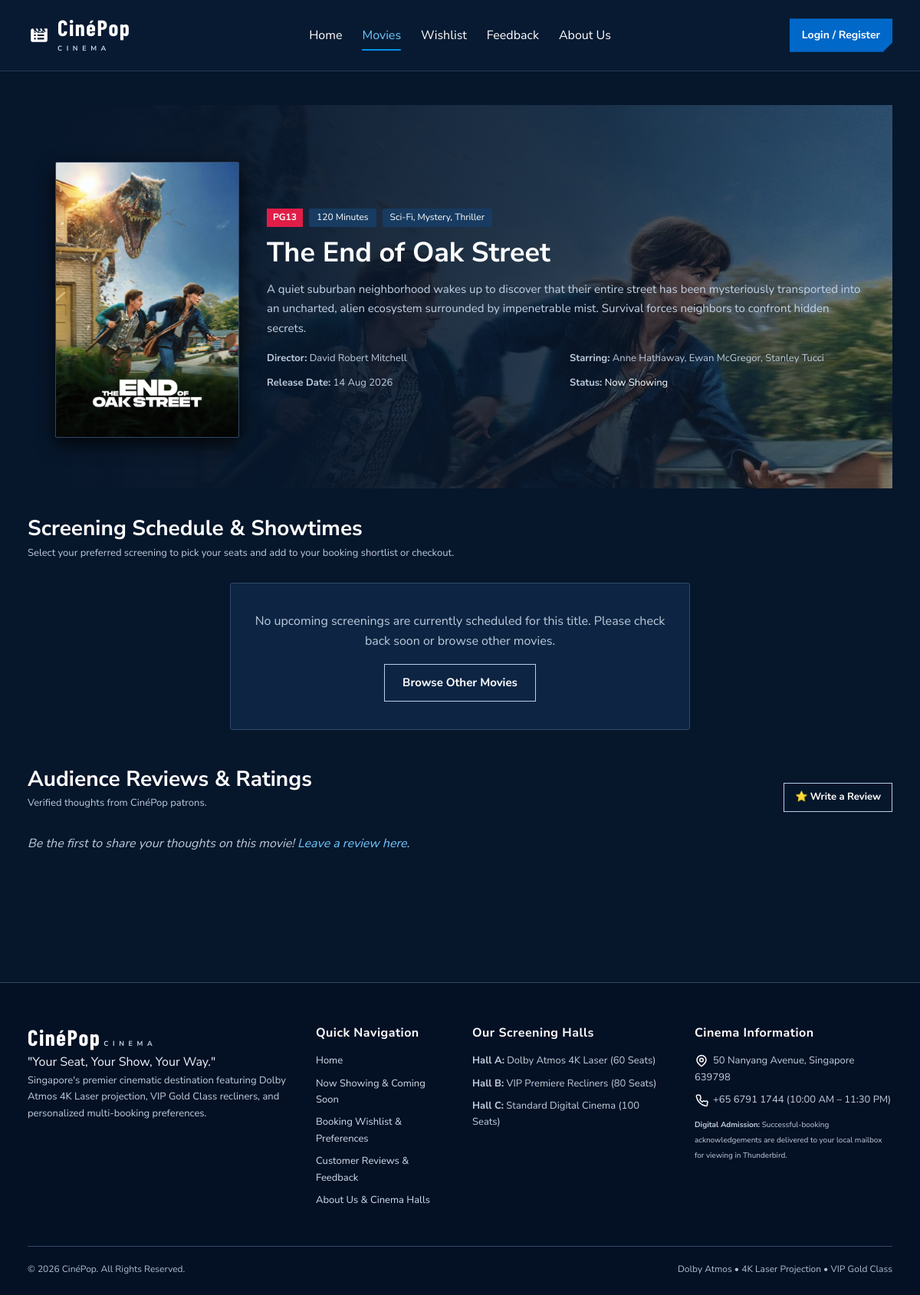
/movie_details.php?id=4, run on an earlier commit of the app's database.
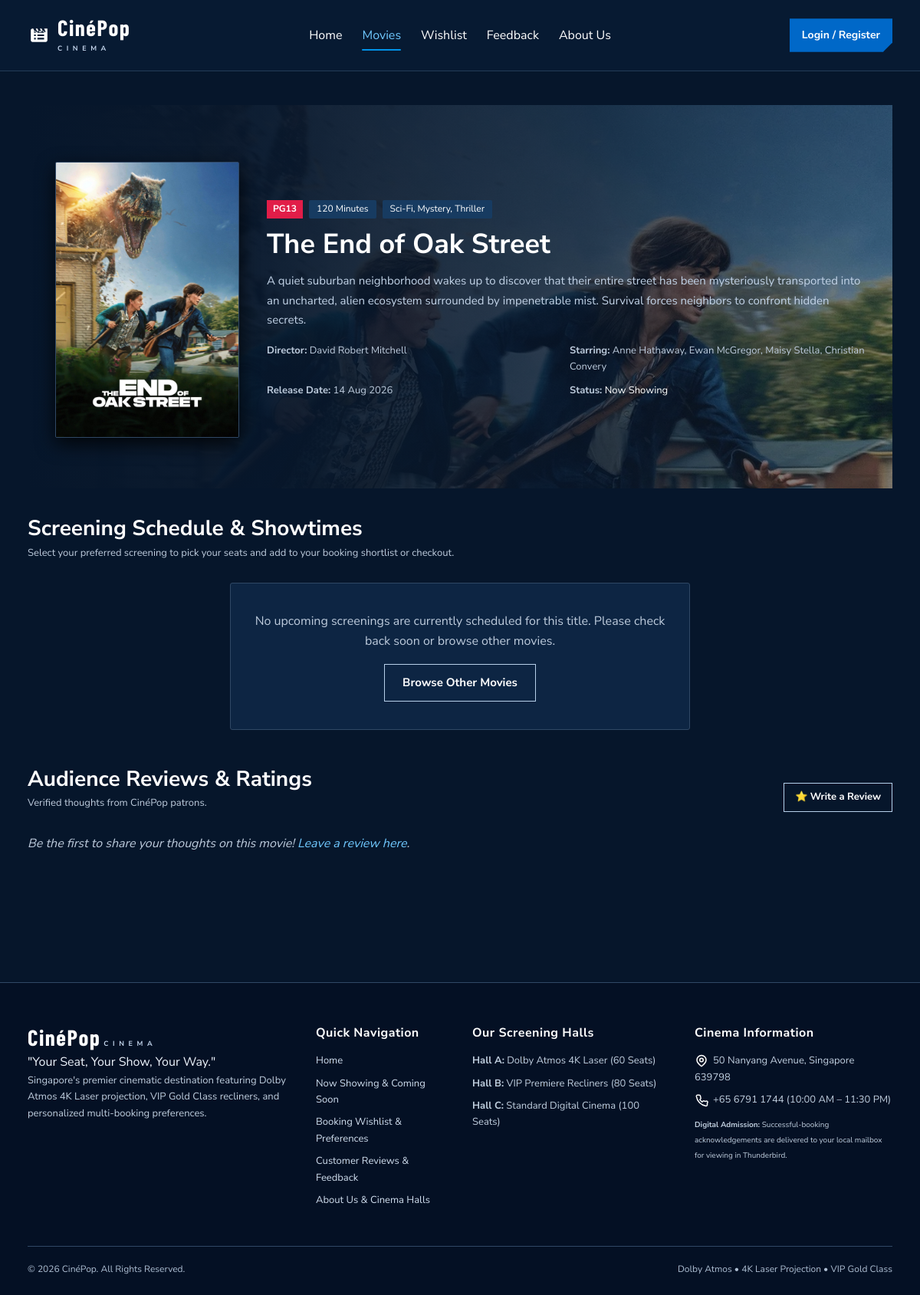
And on a later commit of the database.
### tables this page shows
CREATE TABLE `movies` (
  `movie_id` INT AUTO_INCREMENT PRIMARY KEY,
  `title` VARCHAR(150) NOT NULL,
  `synopsis` TEXT NOT NULL,
  `genre` VARCHAR(100) NOT NULL,
  `duration_minutes` INT NOT NULL,
  `rating` VARCHAR(10) NOT NULL,  
  `director` VARCHAR(100) NOT NULL,
  `cast` VARCHAR(255) NOT NULL,
  `poster_image` VARCHAR(255) NOT NULL,
  `backdrop_image` VARCHAR(255) DEFAULT '',
  `trailer_url` VARCHAR(255) DEFAULT '',
  `status` ENUM('now_showing', 'coming_soon') DEFAULT 'now_showing',
  `release_date` DATE NOT NULL,
  `created_at` DATETIME DEFAULT CURRENT_TIMESTAMP
);

### movie_details.php (the view, shortened to what the changed rows need)
<?php
require_once __DIR__ . '/includes/db_connect.php';
$movieId = isset($_GET['id']) ? (int)$_GET['id'] : 0;
$stmt = $conn->prepare("SELECT * FROM movies WHERE movie_id = ?");
$stmt->bind_param("i", $movieId);
$stmt->execute();
$movie = $stmt->get_result()->fetch_assoc();
require_once __DIR__ . '/includes/header.php';
$backdropImg = '';
$backdropFile = $movie['backdrop_image'] ?? '';
if (
    $backdropFile !== '' &&
    file_exists(__DIR__ . '/images/' . $backdropFile)
) {
    $backdropImg = 'images/' . $backdropFile;
} elseif (
    !empty($movie['poster_image']) &&
    file_exists(__DIR__ . '/images/posters/' . $movie['poster_image'])
) {
    $backdropImg = 'images/posters/' . $movie['poster_image'];
}
if ($backdropImg !== '') {
    $backdropImg .= '?v=' . filemtime(
        __DIR__ . '/' . $backdropImg
    );
}
?>
<div class="hero-section" style="margin-bottom: 36px;">
    <?php if (!empty($backdropImg)): ?>
        <div class="hero-backdrop"
        style="background-image: url('<?= htmlspecialchars($backdropImg, ENT_QUOTES, 'UTF-8') ?>');">
    </div>
    <?php endif; ?>
    <div class="hero-overlay" style="max-width: 100%; display: grid; grid-template-columns: 240px 1fr; gap: 36px; align-items: center;">
        <div class="movie-poster-wrap" style="border-radius: var(--radius-md); box-shadow: 0 8px 24px rgba(0,0,0,0.8); border:1px solid var(--color-border-glass);">
            <?php if (!empty($movie['poster_image']) && file_exists(__DIR__ . '/images/posters/' . $movie['poster_image'])): ?>
                <img
                src="images/posters/<?php echo rawurlencode($movie['poster_image']); ?>?v=<?php echo filemtime(__DIR__ . '/images/posters/' . $movie['poster_image']); ?>"
                alt="<?php echo htmlspecialchars($movie['title']); ?> Poster"
                >
            <?php endif; ?>
        </div>
        <div>
            <div style="display: flex; gap: 8px; margin-bottom: 12px; flex-wrap: wrap;">
                <span class="pill-rating"><?php echo htmlspecialchars($movie['rating']); ?></span>
                <span class="pill-tag"><?php echo (int)$movie['duration_minutes']; ?> Minutes</span>
                <span class="pill-tag"><?php echo htmlspecialchars($movie['genre']); ?></span>
            </div>
            <h1 style="font-size: 36px; margin-bottom: 14px;"><?php echo htmlspecialchars($movie['title']); ?></h1>
            <p style="color: #c2d3e7; margin-bottom: 16px; line-height: 1.7; font-size: 15px;">
                <?php echo nl2br(htmlspecialchars($movie['synopsis'])); ?>
            </p>
            <div style="font-size: 13px; color: var(--color-text-muted); display: grid; grid-template-columns: 1fr 1fr; gap: 10px;">
                <p><strong>Director:</strong> <?php echo htmlspecialchars($movie['director']); ?></p>
                <p><strong>Starring:</strong> <?php echo htmlspecialchars($movie['cast']); ?></p>
                <p><strong>Release Date:</strong> <?php echo date('d M Y', strtotime($movie['release_date'])); ?></p>
                <p><strong>Status:</strong> <span style="text-transform: capitalize; color: #ffffff;"><?php echo str_replace('_', ' ', $movie['status']); ?></span></p>
            </div>
        </div>
    </div>
</div>
<section style="margin-bottom: 48px;">
    <div class="section-header">
        <div>
            <h2 class="section-title">Screening Schedule & Showtimes</h2>
        </div>
    </div>
</section>
<section class="reviews-section" style="margin-bottom: 40px;">
    <div class="section-header">
        <div>
            <h2 class="section-title">Audience Reviews & Ratings</h2>
        </div>
    </div>
</section>
<?php
require_once __DIR__ . '/includes/footer.php';
?>

What changed in the data, as far as the page shows it:
changed movies "The End of Oak Street": cast "Anne Hathaway, Ewan McGregor, Stanley Tucci" → "Anne Hathaway, Ewan McGregor, Maisy Stella, Christian Convery"
